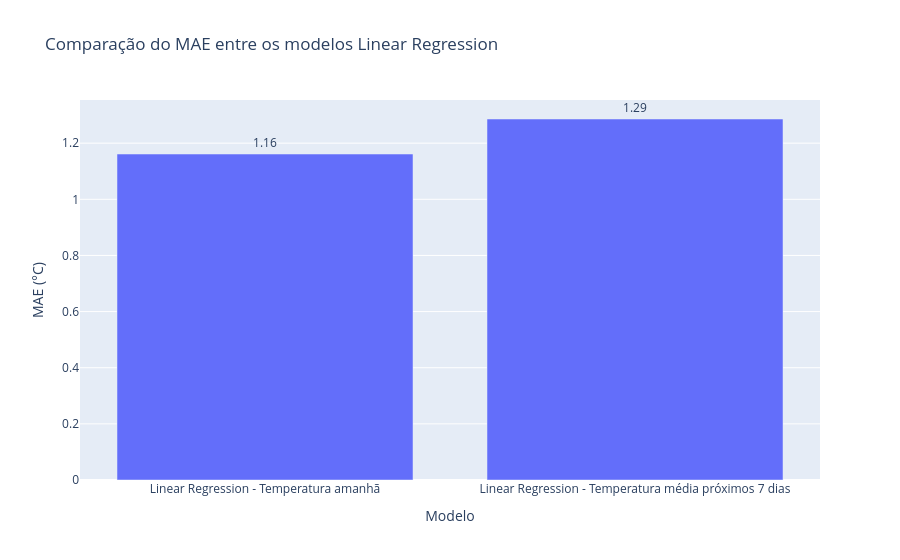

The cell this chart's notebook holds for it:
### Markdown cell above
### Gráfico: comparação do MAE

O MAE é especialmente útil para comunicação do resultado, pois pode ser lido diretamente como erro médio em graus Celsius.

### Code cell
metricas_plot_df = spark.sql("""
    SELECT
        modelo,
        mae
    FROM metricas_lr
    ORDER BY modelo
""")

metricas_plot = spark_df_para_dicts(metricas_plot_df)

fig = px.bar(
    metricas_plot,
    x="modelo",
    y="mae",
    text="mae",
    title="Comparação do MAE entre os modelos Linear Regression",
    labels={
        "modelo": "Modelo",
        "mae": "MAE (°C)"
    }
)

fig.update_traces(texttemplate="%{text:.2f}", textposition="outside")
fig.show()

### Figure 1 — Plotly figure (JSON) as saved in the notebook; plotly's stock layout.template omitted (floating-point values rounded to 4 significant figures)
{"data": [{"hovertemplate": "Modelo=%{x}<br>MAE (°C)=%{text}<extra></extra>", "legendgroup": "", "marker": {"color": "#636efa", "pattern": {"shape": ""}}, "name": "", "orientation": "v", "showlegend": false, "text": [1.161, 1.286], "textposition": "outside", "texttemplate": "%{text:.2f}", "type": "bar", "x": ["Linear Regression - Temperatura amanhã", "Linear Regression - Temperatura média próximos 7 dias"], "xaxis": "x", "y": [1.161, 1.286], "yaxis": "y"}], "layout": {"barmode": "relative", "legend": {"tracegroupgap": 0}, "title": {"text": "Comparação do MAE entre os modelos Linear Regression"}, "xaxis": {"anchor": "y", "domain": [0, 1], "title": {"text": "Modelo"}}, "yaxis": {"anchor": "x", "domain": [0, 1], "title": {"text": "MAE (°C)"}}}}
